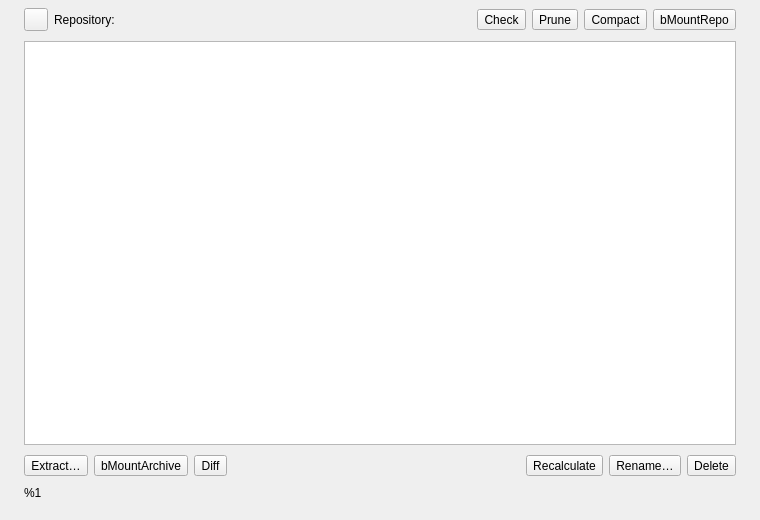
<?xml version="1.0" encoding="UTF-8"?>
<ui version="4.0">
 <class>Form</class>
 <widget class="QWidget" name="Form">
  <property name="geometry">
   <rect>
    <x>0</x>
    <y>0</y>
    <width>760</width>
    <height>520</height>
   </rect>
  </property>
  <property name="windowTitle">
   <string>Form</string>
  </property>
  <layout class="QVBoxLayout" name="verticalLayout">
   <property name="spacing">
    <number>10</number>
   </property>
   <property name="leftMargin">
    <number>24</number>
   </property>
   <property name="topMargin">
    <number>8</number>
   </property>
   <property name="rightMargin">
    <number>24</number>
   </property>
   <property name="bottomMargin">
    <number>20</number>
   </property>
   <item>
    <layout class="QHBoxLayout" name="horizontalLayout_3">
     <property name="spacing">
      <number>6</number>
     </property>
     <item>
      <widget class="QToolButton" name="bList">
       <property name="toolTip">
        <string>Refresh archive list</string>
       </property>
      </widget>
     </item>
     <item>
      <widget class="QLabel" name="repoActionsLabel">
       <property name="text">
        <string>Repository:</string>
       </property>
       <property name="textRole" stdset="0">
        <string>secondary</string>
       </property>
      </widget>
     </item>
     <item>
      <spacer name="repoActionsSpacer">
       <property name="orientation">
        <enum>Qt::Horizontal</enum>
       </property>
       <property name="sizeHint" stdset="0">
        <size>
         <width>0</width>
         <height>0</height>
        </size>
       </property>
      </spacer>
     </item>
     <item>
      <widget class="QToolButton" name="bCheck">
       <property name="toolTip">
        <string>Check the consistency of the repository</string>
       </property>
       <property name="text">
        <string>Check</string>
       </property>
       <property name="toolButtonStyle">
        <enum>Qt::ToolButtonTextBesideIcon</enum>
       </property>
      </widget>
     </item>
     <item>
      <widget class="QToolButton" name="bPrune">
       <property name="toolTip">
        <string>Prune the archives in this repository</string>
       </property>
       <property name="text">
        <string>Prune</string>
       </property>
       <property name="toolButtonStyle">
        <enum>Qt::ToolButtonTextBesideIcon</enum>
       </property>
      </widget>
     </item>
     <item>
      <widget class="QToolButton" name="compactButton">
       <property name="toolTip">
        <string>Optimize disk space by defragmenting the repository</string>
       </property>
       <property name="text">
        <string>Compact</string>
       </property>
       <property name="toolButtonStyle">
        <enum>Qt::ToolButtonTextBesideIcon</enum>
       </property>
      </widget>
     </item>
     <item>
      <widget class="QToolButton" name="bMountRepo">
       <property name="toolTip">
        <string notr="true">see source code</string>
       </property>
       <property name="text">
        <string notr="true">bMountRepo</string>
       </property>
       <property name="toolButtonStyle">
        <enum>Qt::ToolButtonTextBesideIcon</enum>
       </property>
      </widget>
     </item>
    </layout>
   </item>
   <item>
    <widget class="QTableView" name="archiveTable">
     <property name="showGrid">
      <bool>false</bool>
     </property>
     <attribute name="verticalHeaderVisible">
      <bool>false</bool>
     </attribute>
     <attribute name="horizontalHeaderHighlightSections">
      <bool>false</bool>
     </attribute>
    </widget>
   </item>
   <item>
    <widget class="QFrame" name="fArchiveActions">
     <property name="frameShape">
      <enum>QFrame::NoFrame</enum>
     </property>
     <layout class="QHBoxLayout" name="verticalLayout_6">
      <property name="spacing">
       <number>6</number>
      </property>
      <property name="leftMargin">
       <number>0</number>
      </property>
      <property name="topMargin">
       <number>0</number>
      </property>
      <property name="rightMargin">
       <number>0</number>
      </property>
      <property name="bottomMargin">
       <number>0</number>
      </property>
      <item>
       <widget class="QToolButton" name="bExtract">
        <property name="toolTip">
         <string>Extract selected archive</string>
        </property>
        <property name="text">
         <string>Extract…</string>
        </property>
        <property name="toolButtonStyle">
         <enum>Qt::ToolButtonTextBesideIcon</enum>
        </property>
       </widget>
      </item>
      <item>
       <widget class="QToolButton" name="bMountArchive">
        <property name="toolTip">
         <string notr="true">see source code</string>
        </property>
        <property name="text">
         <string notr="true">bMountArchive</string>
        </property>
        <property name="toolButtonStyle">
         <enum>Qt::ToolButtonTextBesideIcon</enum>
        </property>
       </widget>
      </item>
      <item>
       <widget class="QToolButton" name="bDiff">
        <property name="toolTip">
         <string>Compare two archives</string>
        </property>
        <property name="text">
         <string>Diff</string>
        </property>
        <property name="toolButtonStyle">
         <enum>Qt::ToolButtonTextBesideIcon</enum>
        </property>
       </widget>
      </item>
      <item>
       <spacer name="archiveActionsSpacer">
        <property name="orientation">
         <enum>Qt::Horizontal</enum>
        </property>
        <property name="sizeHint" stdset="0">
         <size>
          <width>0</width>
          <height>0</height>
         </size>
        </property>
       </spacer>
      </item>
      <item>
       <widget class="QToolButton" name="bRefreshArchive">
        <property name="toolTip">
         <string>Recalculate selected archive's size(s)</string>
        </property>
        <property name="text">
         <string>Recalculate</string>
        </property>
        <property name="toolButtonStyle">
         <enum>Qt::ToolButtonTextBesideIcon</enum>
        </property>
       </widget>
      </item>
      <item>
       <widget class="QToolButton" name="bRename">
        <property name="toolTip">
         <string>Rename selected archive</string>
        </property>
        <property name="text">
         <string>Rename…</string>
        </property>
        <property name="toolButtonStyle">
         <enum>Qt::ToolButtonTextBesideIcon</enum>
        </property>
       </widget>
      </item>
      <item>
       <widget class="QToolButton" name="bDelete">
        <property name="toolTip">
         <string>Delete selected archive(s)</string>
        </property>
        <property name="text">
         <string>Delete</string>
        </property>
        <property name="toolButtonStyle">
         <enum>Qt::ToolButtonTextBesideIcon</enum>
        </property>
       </widget>
      </item>
     </layout>
    </widget>
   </item>
   <item>
    <widget class="QLabel" name="mountErrors">
     <property name="text">
      <string notr="true">&lt;html&gt;&lt;head/&gt;&lt;body&gt;&lt;p&gt;%1&lt;/p&gt;&lt;/body&gt;&lt;/html&gt;</string>
     </property>
     <property name="wordWrap">
      <bool>true</bool>
     </property>
     <property name="openExternalLinks">
      <bool>true</bool>
     </property>
     <property name="textStyle" stdset="0">
      <string>callout</string>
     </property>
     <property name="textRole" stdset="0">
      <string>secondary</string>
     </property>
    </widget>
   </item>
  </layout>
 </widget>
 <resources/>
 <connections/>
</ui>
